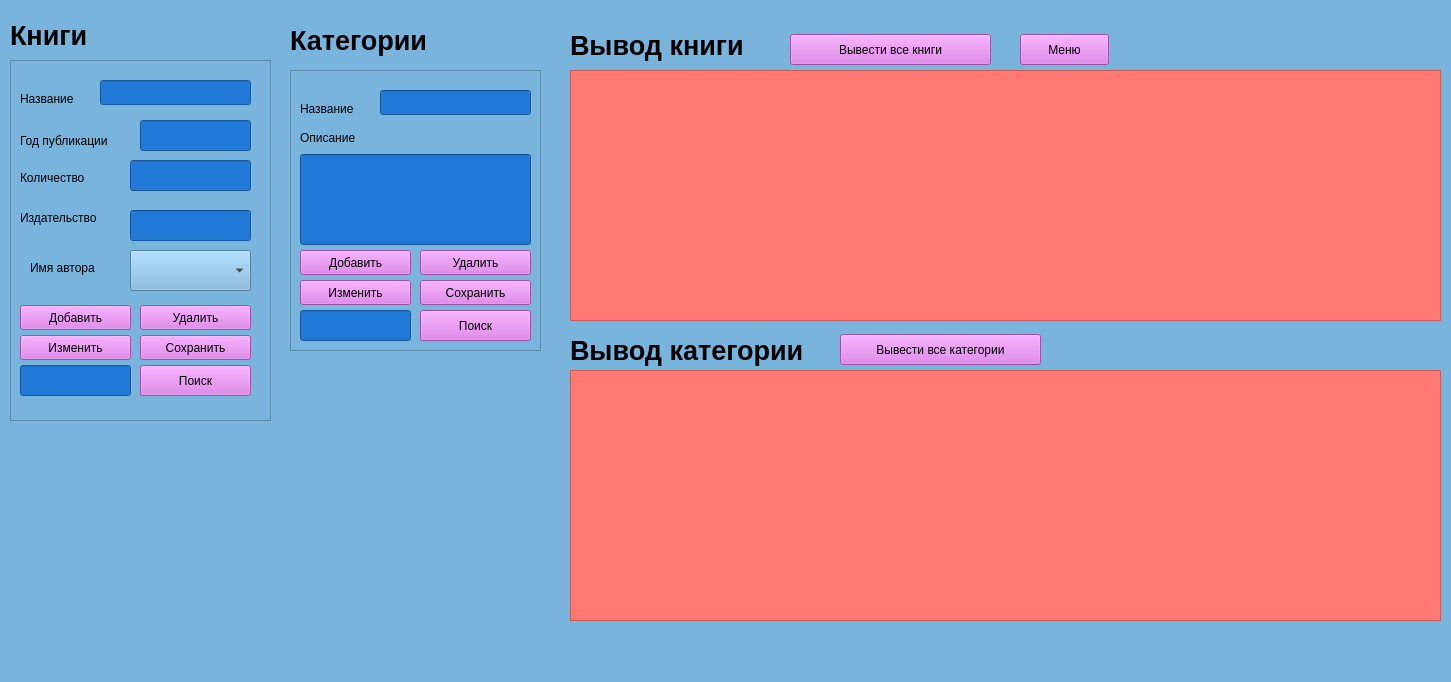
<?xml version="1.0" encoding="UTF-8"?>
<ui version="4.0">
 <class>providers</class>
 <widget class="QMainWindow" name="providers">
  <property name="geometry">
   <rect>
    <x>0</x>
    <y>0</y>
    <width>1451</width>
    <height>682</height>
   </rect>
  </property>
  <property name="windowTitle">
   <string>Категории-книги</string>
  </property>
  <property name="styleSheet">
   <string notr="true">background-color: rgb(120, 180,220);
</string>
  </property>
  <widget class="QWidget" name="centralwidget">
   <widget class="QLabel" name="lbID_3">
    <property name="geometry">
     <rect>
      <x>10</x>
      <y>20</y>
      <width>171</width>
      <height>31</height>
     </rect>
    </property>
    <property name="font">
     <font>
      <pointsize>20</pointsize>
      <weight>75</weight>
      <bold>true</bold>
     </font>
    </property>
    <property name="text">
     <string>Книги</string>
    </property>
   </widget>
   <widget class="QLabel" name="lbPhone">
    <property name="geometry">
     <rect>
      <x>20</x>
      <y>170</y>
      <width>101</width>
      <height>16</height>
     </rect>
    </property>
    <property name="text">
     <string>Количество</string>
    </property>
   </widget>
   <widget class="QLabel" name="lbFIO">
    <property name="geometry">
     <rect>
      <x>20</x>
      <y>130</y>
      <width>111</width>
      <height>21</height>
     </rect>
    </property>
    <property name="text">
     <string>Год публикации</string>
    </property>
   </widget>
   <widget class="QPushButton" name="btnSelectAll">
    <property name="geometry">
     <rect>
      <x>790</x>
      <y>34</y>
      <width>201</width>
      <height>31</height>
     </rect>
    </property>
    <property name="styleSheet">
     <string notr="true">background-color: rgb(220, 112,230);
</string>
    </property>
    <property name="text">
     <string>Вывести все книги</string>
    </property>
   </widget>
   <widget class="QLabel" name="lbID">
    <property name="geometry">
     <rect>
      <x>20</x>
      <y>90</y>
      <width>67</width>
      <height>17</height>
     </rect>
    </property>
    <property name="text">
     <string>Название</string>
    </property>
   </widget>
   <widget class="QLabel" name="lbID_2">
    <property name="geometry">
     <rect>
      <x>570</x>
      <y>20</y>
      <width>191</width>
      <height>51</height>
     </rect>
    </property>
    <property name="font">
     <font>
      <pointsize>20</pointsize>
      <weight>75</weight>
      <bold>true</bold>
     </font>
    </property>
    <property name="text">
     <string>Вывод книги</string>
    </property>
   </widget>
   <widget class="QPushButton" name="btnMenu">
    <property name="geometry">
     <rect>
      <x>1020</x>
      <y>34</y>
      <width>89</width>
      <height>31</height>
     </rect>
    </property>
    <property name="styleSheet">
     <string notr="true">background-color: rgb(220, 112,230);
</string>
    </property>
    <property name="text">
     <string>Меню</string>
    </property>
   </widget>
   <widget class="QLineEdit" name="leYea">
    <property name="geometry">
     <rect>
      <x>140</x>
      <y>120</y>
      <width>111</width>
      <height>31</height>
     </rect>
    </property>
    <property name="styleSheet">
     <string notr="true">background-color: rgb(32,120, 215);
</string>
    </property>
   </widget>
   <widget class="QLineEdit" name="leTit">
    <property name="geometry">
     <rect>
      <x>100</x>
      <y>80</y>
      <width>151</width>
      <height>25</height>
     </rect>
    </property>
    <property name="styleSheet">
     <string notr="true">background-color: rgb(32,120, 215);
</string>
    </property>
    <property name="readOnly">
     <bool>false</bool>
    </property>
   </widget>
   <widget class="QFrame" name="frame">
    <property name="geometry">
     <rect>
      <x>10</x>
      <y>60</y>
      <width>261</width>
      <height>361</height>
     </rect>
    </property>
    <property name="sizePolicy">
     <sizepolicy hsizetype="Minimum" vsizetype="Preferred">
      <horstretch>0</horstretch>
      <verstretch>0</verstretch>
     </sizepolicy>
    </property>
    <property name="frameShape">
     <enum>QFrame::StyledPanel</enum>
    </property>
    <property name="frameShadow">
     <enum>QFrame::Plain</enum>
    </property>
    <widget class="QPushButton" name="btnDel">
     <property name="geometry">
      <rect>
       <x>130</x>
       <y>245</y>
       <width>111</width>
       <height>25</height>
      </rect>
     </property>
     <property name="styleSheet">
      <string notr="true">background-color: rgb(220, 112,230);
</string>
     </property>
     <property name="text">
      <string>Удалить</string>
     </property>
    </widget>
    <widget class="QPushButton" name="btnEdit">
     <property name="geometry">
      <rect>
       <x>130</x>
       <y>275</y>
       <width>111</width>
       <height>25</height>
      </rect>
     </property>
     <property name="styleSheet">
      <string notr="true">background-color: rgb(220, 112,230);
</string>
     </property>
     <property name="text">
      <string>Сохранить</string>
     </property>
    </widget>
    <widget class="QPushButton" name="btnAdd">
     <property name="geometry">
      <rect>
       <x>10</x>
       <y>245</y>
       <width>111</width>
       <height>25</height>
      </rect>
     </property>
     <property name="styleSheet">
      <string notr="true">background-color: rgb(220, 112,230);
</string>
     </property>
     <property name="text">
      <string>Добавить</string>
     </property>
    </widget>
    <widget class="QPushButton" name="btnEdit1">
     <property name="geometry">
      <rect>
       <x>10</x>
       <y>275</y>
       <width>111</width>
       <height>25</height>
      </rect>
     </property>
     <property name="styleSheet">
      <string notr="true">background-color: rgb(220, 112,230);
</string>
     </property>
     <property name="text">
      <string>Изменить</string>
     </property>
    </widget>
    <widget class="QLineEdit" name="leSeaB">
     <property name="geometry">
      <rect>
       <x>10</x>
       <y>305</y>
       <width>111</width>
       <height>31</height>
      </rect>
     </property>
     <property name="styleSheet">
      <string notr="true">background-color: rgb(32,120, 215);
</string>
     </property>
     <property name="readOnly">
      <bool>false</bool>
     </property>
    </widget>
    <widget class="QPushButton" name="btnSeaB">
     <property name="geometry">
      <rect>
       <x>130</x>
       <y>305</y>
       <width>111</width>
       <height>31</height>
      </rect>
     </property>
     <property name="styleSheet">
      <string notr="true">background-color: rgb(220, 112,230);
</string>
     </property>
     <property name="text">
      <string>Поиск</string>
     </property>
    </widget>
    <widget class="QLabel" name="lbPublishing">
     <property name="geometry">
      <rect>
       <x>10</x>
       <y>150</y>
       <width>101</width>
       <height>16</height>
      </rect>
     </property>
     <property name="text">
      <string>Издательство</string>
     </property>
    </widget>
    <widget class="QLineEdit" name="lePublishing">
     <property name="geometry">
      <rect>
       <x>120</x>
       <y>150</y>
       <width>121</width>
       <height>31</height>
      </rect>
     </property>
     <property name="styleSheet">
      <string notr="true">background-color: rgb(32,120, 215);
</string>
     </property>
    </widget>
    <widget class="QLineEdit" name="leCou">
     <property name="geometry">
      <rect>
       <x>120</x>
       <y>100</y>
       <width>121</width>
       <height>31</height>
      </rect>
     </property>
     <property name="styleSheet">
      <string notr="true">background-color: rgb(32,120, 215);
</string>
     </property>
    </widget>
    <widget class="QLabel" name="lbPublishing_2">
     <property name="geometry">
      <rect>
       <x>20</x>
       <y>200</y>
       <width>101</width>
       <height>16</height>
      </rect>
     </property>
     <property name="text">
      <string>Имя автора</string>
     </property>
    </widget>
    <widget class="QComboBox" name="authors">
     <property name="geometry">
      <rect>
       <x>120</x>
       <y>190</y>
       <width>121</width>
       <height>41</height>
      </rect>
     </property>
    </widget>
   </widget>
   <widget class="QTableWidget" name="twp">
    <property name="geometry">
     <rect>
      <x>570</x>
      <y>70</y>
      <width>871</width>
      <height>251</height>
     </rect>
    </property>
    <property name="styleSheet">
     <string notr="true">background-color: rgb(255,120, 115);
</string>
    </property>
   </widget>
   <widget class="QFrame" name="frame_2">
    <property name="geometry">
     <rect>
      <x>290</x>
      <y>70</y>
      <width>251</width>
      <height>281</height>
     </rect>
    </property>
    <property name="sizePolicy">
     <sizepolicy hsizetype="Minimum" vsizetype="Preferred">
      <horstretch>0</horstretch>
      <verstretch>0</verstretch>
     </sizepolicy>
    </property>
    <property name="frameShape">
     <enum>QFrame::StyledPanel</enum>
    </property>
    <property name="frameShadow">
     <enum>QFrame::Plain</enum>
    </property>
    <widget class="QPushButton" name="btnDel_3">
     <property name="geometry">
      <rect>
       <x>130</x>
       <y>180</y>
       <width>111</width>
       <height>25</height>
      </rect>
     </property>
     <property name="styleSheet">
      <string notr="true">background-color: rgb(220, 112,230);
</string>
     </property>
     <property name="text">
      <string>Удалить</string>
     </property>
    </widget>
    <widget class="QPushButton" name="btnEdit_3">
     <property name="geometry">
      <rect>
       <x>130</x>
       <y>210</y>
       <width>111</width>
       <height>25</height>
      </rect>
     </property>
     <property name="styleSheet">
      <string notr="true">background-color: rgb(220, 112,230);
</string>
     </property>
     <property name="text">
      <string>Сохранить</string>
     </property>
    </widget>
    <widget class="QPushButton" name="btnAdd_3">
     <property name="geometry">
      <rect>
       <x>10</x>
       <y>180</y>
       <width>111</width>
       <height>25</height>
      </rect>
     </property>
     <property name="styleSheet">
      <string notr="true">background-color: rgb(220, 112,230);
</string>
     </property>
     <property name="text">
      <string>Добавить</string>
     </property>
    </widget>
    <widget class="QPushButton" name="btnEdit1_3">
     <property name="geometry">
      <rect>
       <x>10</x>
       <y>210</y>
       <width>111</width>
       <height>25</height>
      </rect>
     </property>
     <property name="styleSheet">
      <string notr="true">background-color: rgb(220, 112,230);
</string>
     </property>
     <property name="text">
      <string>Изменить</string>
     </property>
    </widget>
    <widget class="QLineEdit" name="leTitK">
     <property name="geometry">
      <rect>
       <x>90</x>
       <y>20</y>
       <width>151</width>
       <height>25</height>
      </rect>
     </property>
     <property name="styleSheet">
      <string notr="true">background-color: rgb(32,120, 215);
</string>
     </property>
    </widget>
    <widget class="QLabel" name="lbPhone_5">
     <property name="geometry">
      <rect>
       <x>10</x>
       <y>30</y>
       <width>67</width>
       <height>17</height>
      </rect>
     </property>
     <property name="text">
      <string>Название</string>
     </property>
    </widget>
    <widget class="QLineEdit" name="leDisc">
     <property name="geometry">
      <rect>
       <x>10</x>
       <y>84</y>
       <width>231</width>
       <height>91</height>
      </rect>
     </property>
     <property name="styleSheet">
      <string notr="true">background-color: rgb(32,120, 215);
</string>
     </property>
    </widget>
    <widget class="QLabel" name="lbPhone_6">
     <property name="geometry">
      <rect>
       <x>10</x>
       <y>60</y>
       <width>71</width>
       <height>16</height>
      </rect>
     </property>
     <property name="text">
      <string>Описание</string>
     </property>
    </widget>
    <widget class="QLineEdit" name="leSeaK">
     <property name="geometry">
      <rect>
       <x>10</x>
       <y>240</y>
       <width>111</width>
       <height>31</height>
      </rect>
     </property>
     <property name="styleSheet">
      <string notr="true">background-color: rgb(32,120, 215);
</string>
     </property>
    </widget>
    <widget class="QPushButton" name="btnSeaK">
     <property name="geometry">
      <rect>
       <x>130</x>
       <y>240</y>
       <width>111</width>
       <height>31</height>
      </rect>
     </property>
     <property name="styleSheet">
      <string notr="true">background-color: rgb(220, 112,230);
</string>
     </property>
     <property name="text">
      <string>Поиск</string>
     </property>
    </widget>
   </widget>
   <widget class="QLabel" name="lbID_4">
    <property name="geometry">
     <rect>
      <x>290</x>
      <y>20</y>
      <width>171</width>
      <height>41</height>
     </rect>
    </property>
    <property name="font">
     <font>
      <pointsize>20</pointsize>
      <weight>75</weight>
      <bold>true</bold>
     </font>
    </property>
    <property name="text">
     <string>Категории</string>
    </property>
   </widget>
   <widget class="QTextEdit" name="teResult">
    <property name="geometry">
     <rect>
      <x>680</x>
      <y>430</y>
      <width>201</width>
      <height>121</height>
     </rect>
    </property>
    <property name="readOnly">
     <bool>true</bool>
    </property>
   </widget>
   <widget class="QLabel" name="lbID_7">
    <property name="geometry">
     <rect>
      <x>570</x>
      <y>330</y>
      <width>291</width>
      <height>41</height>
     </rect>
    </property>
    <property name="font">
     <font>
      <pointsize>20</pointsize>
      <weight>75</weight>
      <bold>true</bold>
     </font>
    </property>
    <property name="text">
     <string>Вывод категории</string>
    </property>
   </widget>
   <widget class="QTableWidget" name="twp_2">
    <property name="geometry">
     <rect>
      <x>570</x>
      <y>370</y>
      <width>871</width>
      <height>251</height>
     </rect>
    </property>
    <property name="styleSheet">
     <string notr="true">background-color: rgb(255,120, 115);
</string>
    </property>
   </widget>
   <widget class="QPushButton" name="btnSelectAll_2">
    <property name="geometry">
     <rect>
      <x>840</x>
      <y>334</y>
      <width>201</width>
      <height>31</height>
     </rect>
    </property>
    <property name="styleSheet">
     <string notr="true">background-color: rgb(220, 112,230);
</string>
    </property>
    <property name="text">
     <string>Вывести все категории</string>
    </property>
   </widget>
   <zorder>frame_2</zorder>
   <zorder>frame</zorder>
   <zorder>lbID_3</zorder>
   <zorder>lbPhone</zorder>
   <zorder>lbFIO</zorder>
   <zorder>btnSelectAll</zorder>
   <zorder>lbID</zorder>
   <zorder>lbID_2</zorder>
   <zorder>btnMenu</zorder>
   <zorder>leYea</zorder>
   <zorder>leTit</zorder>
   <zorder>twp</zorder>
   <zorder>lbID_4</zorder>
   <zorder>teResult</zorder>
   <zorder>lbID_7</zorder>
   <zorder>twp_2</zorder>
   <zorder>btnSelectAll_2</zorder>
  </widget>
  <widget class="QMenuBar" name="menubar">
   <property name="geometry">
    <rect>
     <x>0</x>
     <y>0</y>
     <width>1451</width>
     <height>22</height>
    </rect>
   </property>
  </widget>
  <widget class="QStatusBar" name="statusbar"/>
 </widget>
 <resources/>
 <connections/>
</ui>
